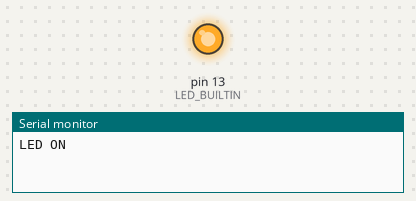
Bench run of a sketch on a simulated Arduino Uno, built with avr-gcc and run on an emulated ATmega328P. On the bench: output pins drawn as LEDs (lit = HIGH), the last lines printed to the serial monitor. Random numbers use the default seed unless the sketch sets one.

Above: at 1.0 s.
At 3.0 s:
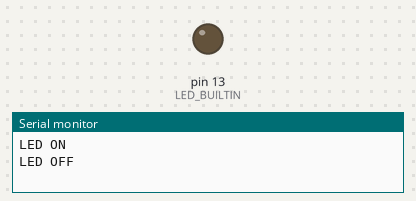
Timing chart, 0 to 5.2 s (numbered marks = the images above):
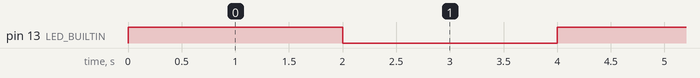

Measured:
- by itself, pin 13 (LED_BUILTIN): alternates HIGH for 2.0 s and LOW for 2.0 s

The sketch:

_20230103____________.ino
```cpp
// C++ code
//
void setup()
{
  pinMode(13, OUTPUT);  //핀의 모드를 설정한다. 13번 핀을 출력으로 설정
  Serial.begin(9600);
}

void loop()
{
  digitalWrite(13, HIGH); //13번 핀의 출력을 HIGH
  Serial.println("LED ON");
  delay(2000); // Wait for 1000 millisecond(s)
  digitalWrite(LED_BUILTIN, LOW);   //13번 핀의 출력을 LOW
  Serial.println("LED OFF");
  delay(2000); // Wait for 1000 millisecond(s)

}
```

20230103.c
```cpp
#include <stdio.h>
#include <stdlib.h>
#include <time.h>

int main(void)
{
	int AW = 0;
	int BW = 0;
	int CW = 0;
	int AM = 1000;
	int AB = 0;
	int AD;
    int BM = 1000;
	int BB = 0;
	int BD;
	int CM = 1000;
	int CB = 0;
	int CD;

	printf("게임시작합니다. \n");

	for(int i=0; i<10; i++)
	{
		int dice = 1+rand()%6;


		printf("A-주사위 눈을 선택하시오: ");
		scanf("%d", &AD);
		printf("B-주사위 눈을 선택하시오: ");
		scanf("%d", &BD);
		printf("C-주사위 눈을 선택하시오: ");
		scanf("%d", &CD);
		printf("A-배팅금액을 입력하시오: ");
		scanf("%d", &AB);
		printf("B-배팅금액을 입력하시오: ");
		scanf("%d", &BB);
		printf("C-배팅금액을 입력하시오: ");
		scanf("%d", &CB);

		if(AD == dice)
		{
			AM+=AB*2;
			AW++;
			printf("A - 이김. %d \n", AM);
		}
		else
		{
			AM-=AB;
			printf("A - 짐. %d \n", AM);
		}

		if(BD == dice)
		{
			BM+=BB*2;
			BW++;
			printf("B - 이김. %d \n", BM);
		}
		else
		{
			BM-=BB;
			printf("B - 짐. %d \n", BM);
		}

		if(CD == dice)
		{
			CM+=CB*2;
			CW++;
			printf("C - 이김. %d \n", CM);
		}
		else
		{
			CM-=CB;
			printf("C - 짐. %d \n", CM);
		}
		printf("주사위의 눈: %d \n", dice);
	}
	printf("최종결과 \n");
	printf("A: %d, %d \n", AM, AW);
	printf("B: %d, %d \n", BM, BW);
	printf("C: %d, %d \n", CM, CW);

	return 0;
}
```
